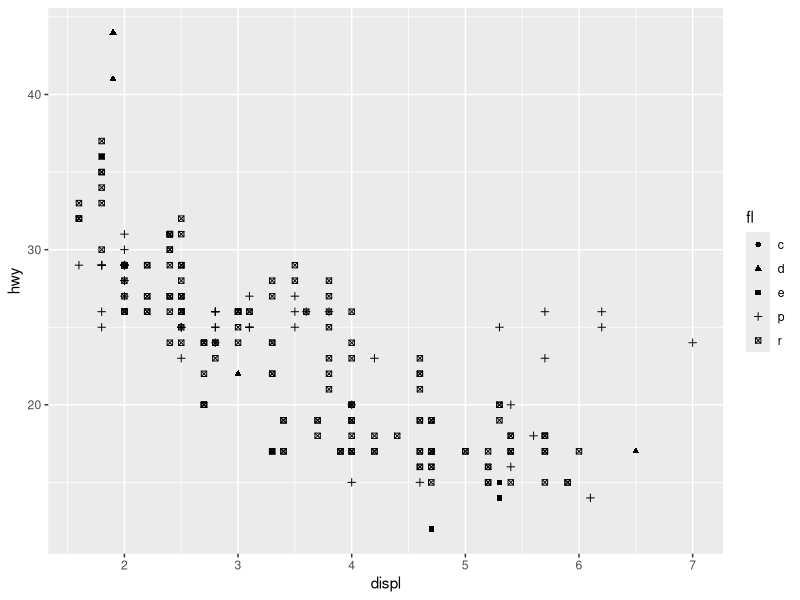
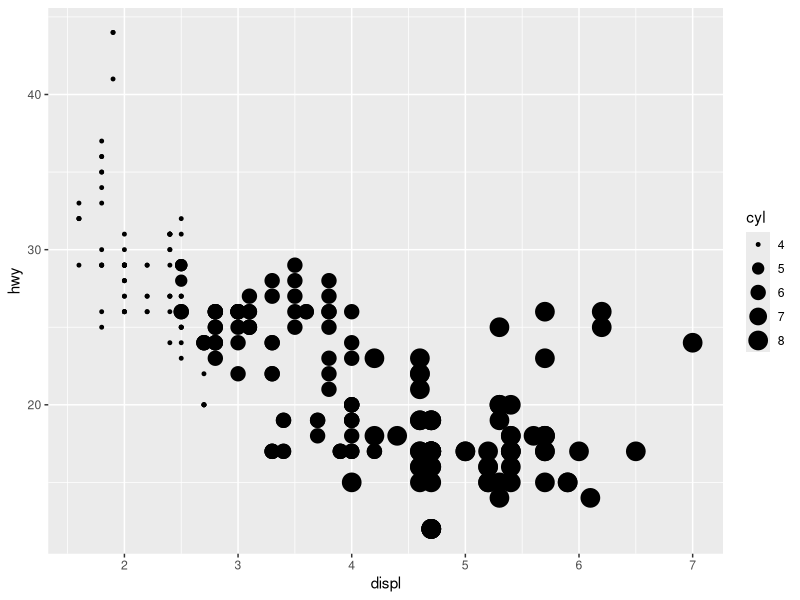
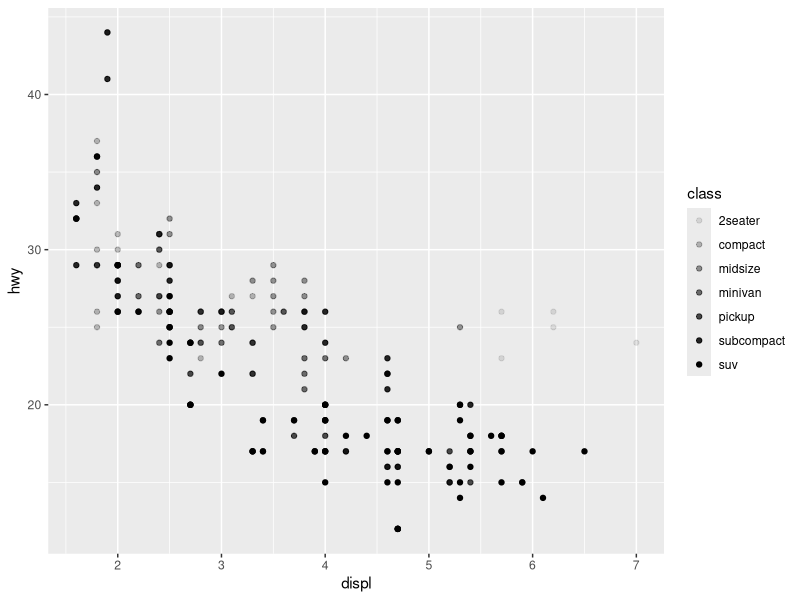
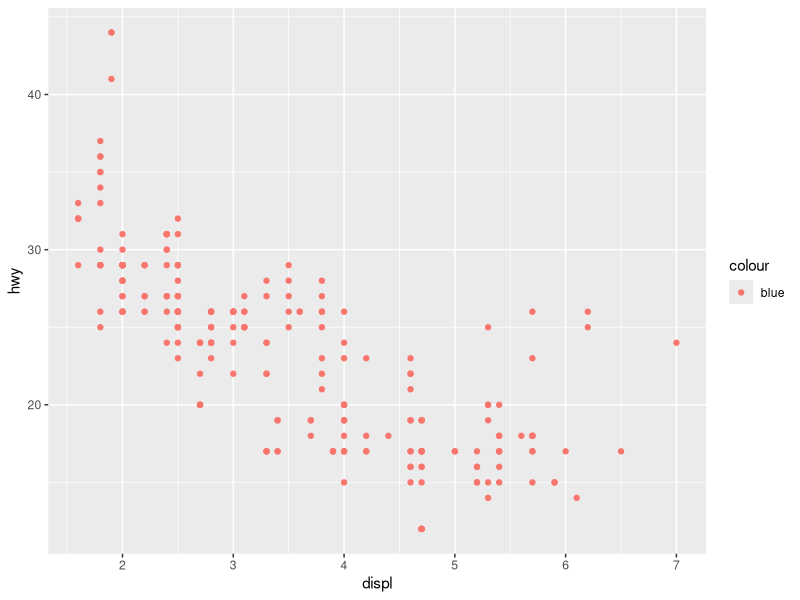
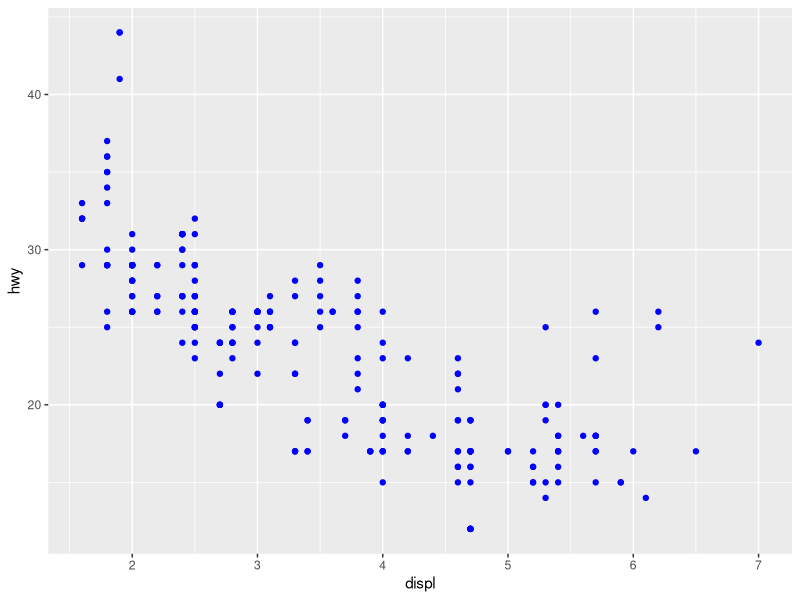
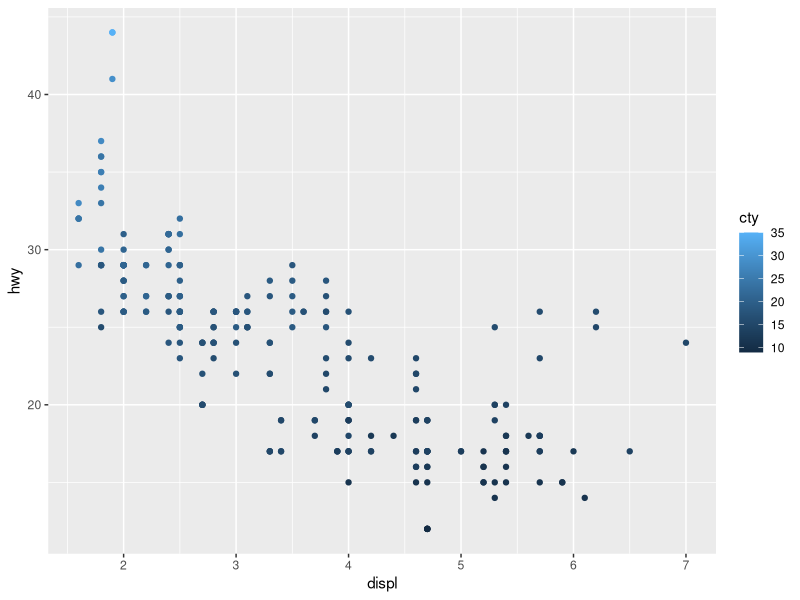
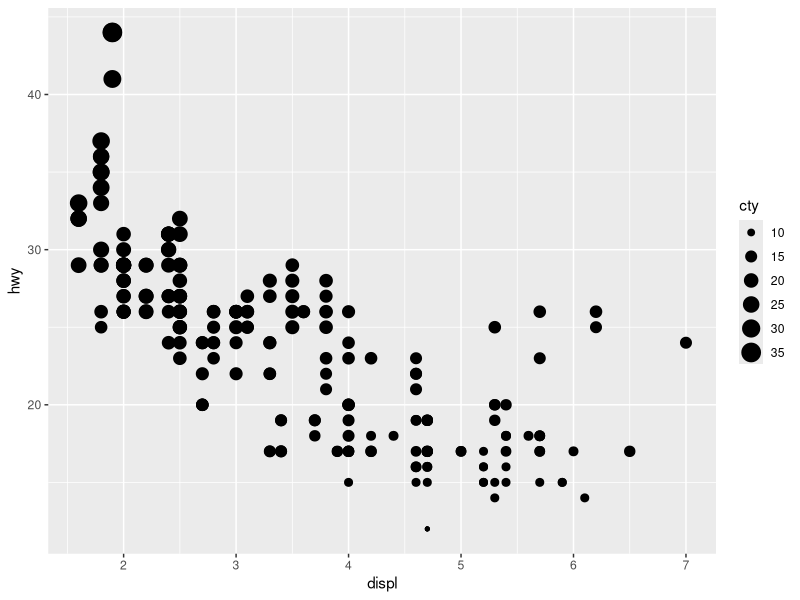
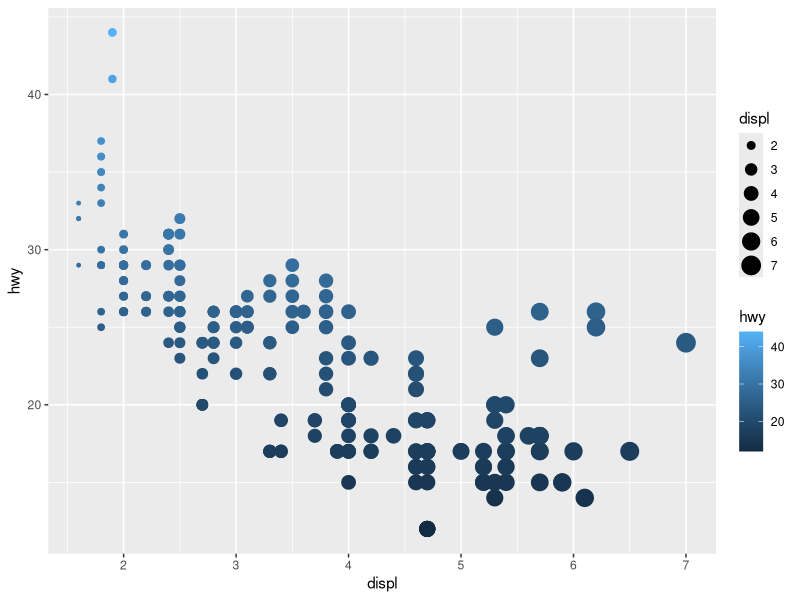

Source code (R) for these figures, in order:
## ---- chunk 1
library(tidyverse)
## ---- chunk 2
ggplot(data = mpg) + 
  geom_point(mapping = aes(x = displ, y = hwy, shape = fl))
## ---- chunk 3
ggplot(data = mpg) + 
  geom_point(mapping = aes(x = displ, y = hwy, size = cyl))
## ---- chunk 4
ggplot(data = mpg) + 
  geom_point(mapping = aes(x = displ, y = hwy, alpha = class))
## ---- chunk 5
ggplot(data = mpg) + 
  geom_point(mapping = aes(x = displ, y = hwy, color = "blue"))
## ---- chunk 6
ggplot(data = mpg) + 
  geom_point(mapping = aes(x = displ, y = hwy), color = "blue")
## ---- chunk 7
glimpse(mpg)
## ---- chunk 8
mpg
## ---- chunk 9
ggplot(mpg, aes(x = displ, y = hwy, color = cty)) +
  geom_point()
## ---- chunk 10
ggplot(mpg, aes(x = displ, y = hwy, size = cty)) +
  geom_point()
## ---- chunk 11
#ggplot(mpg, aes(x = displ, y = hwy, shape = cty)) +
#  geom_point()
# Error: A continuous variable can not be mapped to shape
## ---- chunk 12
ggplot(mpg, aes(x = displ, y = hwy, color = hwy, size = displ)) +
  geom_point()
## ---- chunk 13
ggplot(mtcars, aes(wt, mpg)) +
  geom_point(shape = 21, color = "black", fill = "white", size = 5, stroke = 5)
## ---- chunk 14
ggplot(mpg, aes(x = displ, y = hwy, colour = displ < 5)) +
  geom_point()
